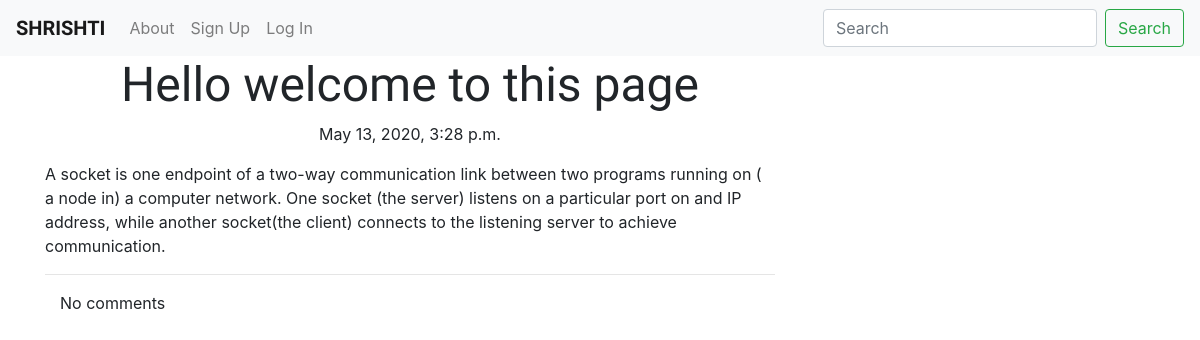
Screenshot of /post/3/ with the database file from the repository.
### Blog/models.py (models this page shows, shortened)
class Post(models.Model):
    author=models.ForeignKey('auth.User', on_delete=models.CASCADE)
    title=models.CharField(max_length=200)
    text=models.TextField()
    create_date=models.DateTimeField(default=timezone.now) #publish date and time
    published_date=models.DateTimeField(blank=True,null=True)
    def publish(self):
        self.published_date=timezone.now()
        self.save()

### Blog/views.py (the view)
# urls.py: re_path(r'^post/(?P<pk>\d+)/$',views.PostDetailView.as_view(),name='post_detail'),
class PostDetailView(DetailView):
    model=Post
    template_name='post_detail.html'

### Blog/templates/blog/post_detail.html (shortened to what this page needs)
{%extends "blog/base.html"%}
{%block content%}
<h1 class="posttitile loader">{{post.title}}</h1>
{%if post.published_date %}
<div class="date postdate">
  {{post.published_date}}
</div>
{%else%}
<a class="btn btn-primary" href="{%url 'post_publish' pk=post.pk%}">Publish</a>
{%endif%}
<p class="postcontent">{{post.text|safe|linebreaksbr}}</p>
<hr>
<div class="container">
  {%for comment in post.comments.all%}
  <br>
  {%if user.is_authenticated or comment.approved_comment%}
    {{comment.created_date}}
    {%if not comment.approved_comment%}
    <a class ="btn btn-primary"href="{%url 'comment_approve' pk=comment.pk%} ">
      <span class="glyphicon glyphicon-remove"></span>
    </a>
    <a class ="btn btn-primary"href="{%url 'comment_remove' pk=comment.pk%} ">
      <span class="glyphicon glyphicon-ok"></span>
    </a>
    {%endif%}
    <p>{{comment.text|safe|linebreaksbr}}</p>
    <p>Posted By:{{comment.author}}</p>
  {%endif%}
  {%empty%}
  <p>No comments</p>
{%endfor%}
</div>
{%endblock%}

### Blog/static/css/blog.css (style rules this page uses)
.postdate { text-align: center; }
.posttitile { font-family: 'Libre Franklin', sans-serif; font-weight: 400; font-size: 3em; text-align: center; }
.postcontent { font-family: 'Libre Franklin', sans-serif; font-size: 1.5em; }
.loader { filter:hue-rotate(0deg); color:linear-gradient(45deg,#0f8,#08f); animation:hue 10000ms infinite linear; }

### rows the page displays
Post: title "Hello welcome to this page", published_date "May 13, 2020, 3:28 p.m.", text "A socket is one endpoint of a two-way communication link between two programs running on ( a node in) a computer network. One socket (the server) listens on a particular port on and IP address, while another socket(the client) connects to the listening server to achieve communication."
